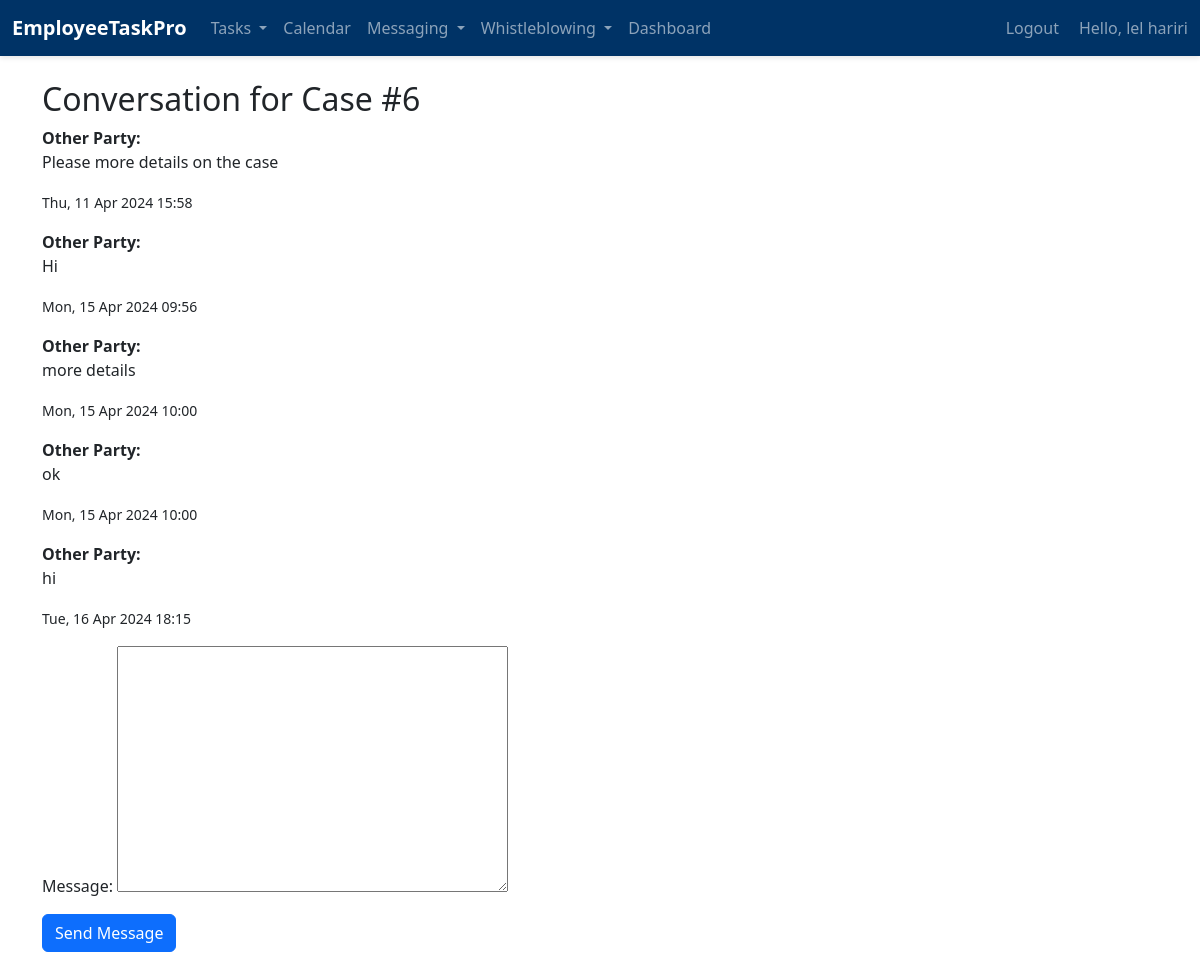
Page /emp/case-conversation/6/ (signed in) on the committed database.
### emp/models.py (models this page shows, shortened)
class WhistleblowingCase(models.Model):
    STATUS_CHOICES = [
        ('Submitted', 'Submitted'),
        ('Open', 'Open'),
        ('Pending', 'Pending'),
        ('Under Investigation', 'Under Investigation'),
        ('Closed', 'Closed')
    ]
    involved_employees = models.ManyToManyField(User, related_name='whistleblowing_cases')
    description = models.TextField()
    date_time = models.DateTimeField(auto_now_add=True)
    submitted_by = models.ForeignKey(User, on_delete=models.SET_NULL, null=True, blank=True, related_name='submitted_cases')
    status = models.CharField(max_length=20, choices=STATUS_CHOICES, default='Submitted')
    attachment = models.FileField(upload_to='whistleblowing_attachments/', null=True, blank=True)
    decision_description = models.TextField(null=True, blank=True)

class CaseConversation(models.Model):
    case = models.ForeignKey(WhistleblowingCase, related_name='conversations', on_delete=models.CASCADE)
    sender = models.ForeignKey(User, on_delete=models.CASCADE)
    message = models.TextField()
    date_time = models.DateTimeField(auto_now_add=True)

### emp/views.py (the view)
# urls.py: path('case-conversation/<int:case_id>/', case_conversation, name='case_conversation'),
@login_required
def case_conversation(request, case_id):
    case = get_object_or_404(WhistleblowingCase, id=case_id)
    if request.method == 'POST':
        form = ConversationForm(request.POST)
        if form.is_valid():
            conversation = form.save(commit=False)
            conversation.case = case
            conversation.sender = request.user
            conversation.save()
            return redirect('emp:case_conversation', case_id=case_id)
    else:
        form = ConversationForm()
    conversations = case.conversations.all()
    return render(request, 'emp/case_conversation.html', {'form': form, 'conversations': conversations, 'case': case})

### emp/forms.py
class ConversationForm(forms.ModelForm):
    class Meta:
        model = CaseConversation
        fields = ['message']

### emp/context_processors.py (called while the page is built)
def user_roles(request):
    is_hr_or_manager = request.user.groups.filter(name__in=['HR', 'Manager']).exists()
    is_employee = request.user.groups.filter(name='Employee').exists()
    return {
        'is_hr_or_manager': is_hr_or_manager,
        'is_employee': is_employee,
    }

### templates/emp/case_conversation.html (shortened to what this page needs)
<!doctype html>
<html lang="en">
<head>
    <link href="https://cdn.jsdelivr.net/npm/bootstrap@5.2.2/dist/css/bootstrap.min.css"
          rel="stylesheet"
>
</head>
<body>
{% include 'emp/navbar.html' %}
<div class="container my-4">
    <h2>Conversation for Case #{{ case.id }}</h2>
    {% for conversation in conversations %}
        <div class="mb-3">
            {% if conversation.sender == request.user %}
            <strong>You:</strong>
            {% else %}
                <strong> Other Party: </strong>
            {% endif %}
            <p>{{ conversation.message }}</p>
            <small>{{ conversation.date_time|date:"D, d M Y H:i" }}</small>
        </div>
    {% empty %}
        <p>No conversations yet.</p>
    {% endfor %}
    <form method="post">
        {{ form.as_p }}
        <button type="submit" class="btn btn-primary">Send Message</button>
    </form>
</div>
</body>
</html>

### templates/emp/navbar.html (shortened to what this page needs)
{% load static %}
<!DOCTYPE html>
<html lang="en">
<head>
    <link rel="stylesheet" href="{% static 'css/navbar.css' %}">
    <link href="https://cdn.jsdelivr.net/npm/bootstrap@5.3.0/dist/css/bootstrap.min.css" rel="stylesheet">
    <link rel="stylesheet" href="https://cdnjs.cloudflare.com/ajax/libs/font-awesome/5.15.4/css/all.min.css" />
</head>
<body>
    {% if request.user.is_authenticated %}
    <nav class="navbar navbar-expand-lg navbar-dark" style="background-color:  #003366">
        <div class="container-fluid">
            <a class="navbar-brand" href="/emp/">EmployeeTaskPro</a>
            <div class="collapse navbar-collapse" id="navbarSupportedContent">
                <ul class="navbar-nav me-auto mb-2 mb-lg-0">
                    <li class="nav-item dropdown">
                        <a class="nav-link dropdown-toggle" href="#" id="navbarDropdownTasks" role="button" data-bs-toggle="dropdown" aria-expanded="false">
                            Tasks
                        </a>
                    </li>
                    <li class="nav-item">
                        <a class="nav-link" href="/emp/calendar/">Calendar</a>
                    </li>
                    <li class="nav-item dropdown">
                        <a class="nav-link dropdown-toggle" href="#" id="navbarDropdownMessaging" role="button" data-bs-toggle="dropdown" aria-expanded="false">
                            Messaging
                        </a>
                    </li>
                    {% if request.user.is_authenticated %}
                    <li class="nav-item dropdown">
                        <a class="nav-link dropdown-toggle" href="#" id="navbarDropdownWhistleblowing" role="button" data-bs-toggle="dropdown" aria-expanded="false">
                            Whistleblowing
                        </a>
                    </li>
                    {% endif %}
                    <li class="nav-item">
                        <a class="nav-link" href="/emp/emp-dashboard/">Dashboard</a>
                    </li>
                </ul>
                <ul class="navbar-nav ms-auto mb-2 mb-lg-0">
                    {% if request.user.is_authenticated %}
                    <li class="nav-item">
                        <form action="{% url 'logout' %}" method="post">
                            <button type="submit" class="btn btn-link nav-link" style="padding: 0; border: none; background: none; margin-right: 20px;">Logout</button>
                        </form>
                    </li>
                    {% else %}
                    <li class="nav-item">
                    </li>
                    {% endif %}
                    <li class="nav-item">
                        <span class="navbar-text mr-3">
                        Hello, {{ request.user.username }}
                        </span>
                    </li>
                </ul>
            </div>
        </div>
    </nav>
{% endif %}
</body>
</html>

### static/css/navbar.css (style rules this page uses)
body { font-family: 'Arial', sans-serif; margin: 0; padding: 0; background: #f4f4f4; }
.navbar { box-shadow: 0 2px 5px rgba(0,0,0,0.1); font-size: 16px; }
.navbar-brand { font-weight: bold; }
.nav-link { transition: color 0.3s; }
.btn-link { transition: color 0.3s; }

### rows in the picture
WhistleblowingCase: id "6"
CaseConversation: shows "Other Party:", message "Please more details on the case", date_time "Thu, 11 Apr 2024 15:58"
CaseConversation: shows "Other Party:", message "Hi", date_time "Mon, 15 Apr 2024 09:56"
CaseConversation: shows "Other Party:", message "more details", date_time "Mon, 15 Apr 2024 10:00"
CaseConversation: shows "Other Party:", message "ok", date_time "Mon, 15 Apr 2024 10:00"
CaseConversation: shows "Other Party:", message "hi", date_time "Tue, 16 Apr 2024 18:15"

### other values in the picture
{{ request.user.username }} "lel hariri"
